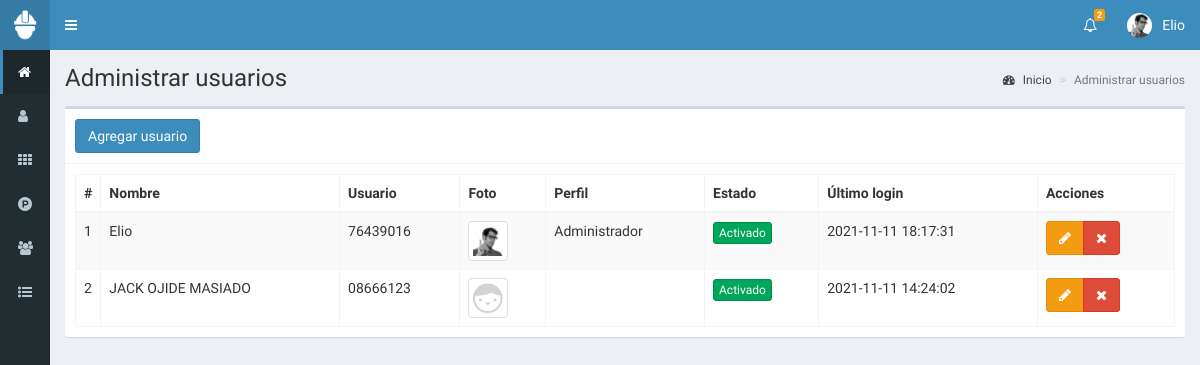
/usuarios (signed in), run on the app's committed database.
### tables this page shows
CREATE TABLE `usuarios` (
  `id` int(11) NOT NULL,
  `nombre` text NOT NULL,
  `usuario` text NOT NULL,
  `password` text NOT NULL,
  `perfil` text NOT NULL,
  `foto` text NOT NULL,
  `estado` int(11) NOT NULL,
  `ultimo_login` datetime NOT NULL,
  `fecha` timestamp NOT NULL DEFAULT CURRENT_TIMESTAMP ON UPDATE CURRENT_TIMESTAMP
);

### controladores/plantilla.controlador.php (called while the page is built)
<?php
class ControladorPlantilla{
	static public function ctrPlantilla(){
		include "vistas/plantilla.php";
	}
}

### index.php (called while the page is built, shortened)
<?php
require_once "controladores/plantilla.controlador.php";
require_once "controladores/usuarios.controlador.php";
require_once "controladores/ventas.controlador.php";
require_once "modelos/usuarios.modelo.php";
$plantilla = new ControladorPlantilla();
$plantilla -> ctrPlantilla();

### controladores/usuarios.controlador.php (called while the page is built, shortened)
<?php
class ControladorUsuarios{
	static public function ctrMostrarUsuarios($item, $valor){
		$tabla = "usuarios";
		$respuesta = ModeloUsuarios::MdlMostrarUsuarios($tabla, $item, $valor);
		return $respuesta;
	}
}

### modelos/conexion.php (called while the page is built)
<?php
class Conexion{
	static public function conectar(){
		$link = new PDO("mysql:host=localhost;dbname=pos",
			            "root",
			            "");
		$link->exec("set names utf8");
		return $link;
	}
}

### modelos/usuarios.modelo.php (called while the page is built, shortened)
<?php
require_once "conexion.php";
class ModeloUsuarios{
	static public function mdlMostrarUsuarios($tabla, $item, $valor){
		if($item != null){
			$stmt = Conexion::conectar()->prepare("SELECT * FROM $tabla WHERE $item = :$item");
			$stmt -> bindParam(":".$item, $valor, PDO::PARAM_STR);
			$stmt -> execute();
			return $stmt -> fetch();
		}else{
			$stmt = Conexion::conectar()->prepare("SELECT * FROM $tabla");
			$stmt -> execute();
			return $stmt -> fetchAll();
		}
	}
}

### vistas/modulos/usuarios.php (the view, shortened to what this page needs)
<div class="content-wrapper">
  <section class="content-header">
    <h1>
      Administrar usuarios
    </h1>
    <ol class="breadcrumb">
      <li><a href="inicio"><i class="fa fa-dashboard"></i> Inicio</a></li>
      <li class="active">Administrar usuarios</li>
    </ol>
  </section>
  <section class="content">
    <div class="box">
      <div class="box-header with-border">
        <button class="btn btn-primary" data-toggle="modal" data-target="#modalAgregarUsuario">
          Agregar usuario
        </button>
      </div>
      <div class="box-body">
       <table class="table table-bordered table-striped dt-responsive tablas" width="100%">
        <thead>
         <tr>
           <th style="width:10px">#</th>
           <th>Nombre</th>
           <th>Usuario</th>
           <th>Foto</th>
           <th>Perfil</th>
           <th>Estado</th>
           <th>Último login</th>
           <th>Acciones</th>
         </tr>
        </thead>
        <tbody>
        <?php
        $item = null;
        $valor = null;
        $usuarios = ControladorUsuarios::ctrMostrarUsuarios($item, $valor);
       foreach ($usuarios as $key => $value){
          echo ' <tr>
                  <td>'.($key+1).'</td>
                  <td>'.$value["nombre"].'</td>
                  <td>'.$value["usuario"].'</td>';
                  if($value["foto"] != ""){
                    echo '<td><img src="'.$value["foto"].'" class="img-thumbnail" width="40px"></td>';
                  }else{
                    echo '<td><img src="vistas/img/usuarios/default/anonymous.png" class="img-thumbnail" width="40px"></td>';
                  }
                  echo '<td>'.$value["perfil"].'</td>';
                  if($value["estado"] != 0){
                    echo '<td><button class="btn btn-success btn-xs btnActivar" idUsuario="'.$value["id"].'" estadoUsuario="0">Activado</button></td>';
                  }else{
                    echo '<td><button class="btn btn-danger btn-xs btnActivar" idUsuario="'.$value["id"].'" estadoUsuario="1">Desactivado</button></td>';
                  }
                  echo '<td>'.$value["ultimo_login"].'</td>
                  <td>
                    <div class="btn-group">
                      <button class="btn btn-warning btnEditarUsuario" idUsuario="'.$value["id"].'" data-toggle="modal" data-target="#modalEditarUsuario"><i class="fa fa-pencil"></i></button>
                      <button class="btn btn-danger btnEliminarUsuario" idUsuario="'.$value["id"].'" fotoUsuario="'.$value["foto"].'" usuario="'.$value["usuario"].'"><i class="fa fa-times"></i></button>
                    </div>
                  </td>
                </tr>';
        }
        ?>
        </tbody>
       </table>
      </div>
    </div>
  </section>
</div>

### data on the page
usuarios: nombre "Elio", usuario "76439016", foto (picture), perfil "Administrador", ultimo_login "2021-11-11 18:17:31"
usuarios: nombre "JACK OJIDE MASIADO", usuario "08666123", ultimo_login "2021-11-11 14:24:02"

### other printed values
$_SESSION["nombre"] "Elio"
